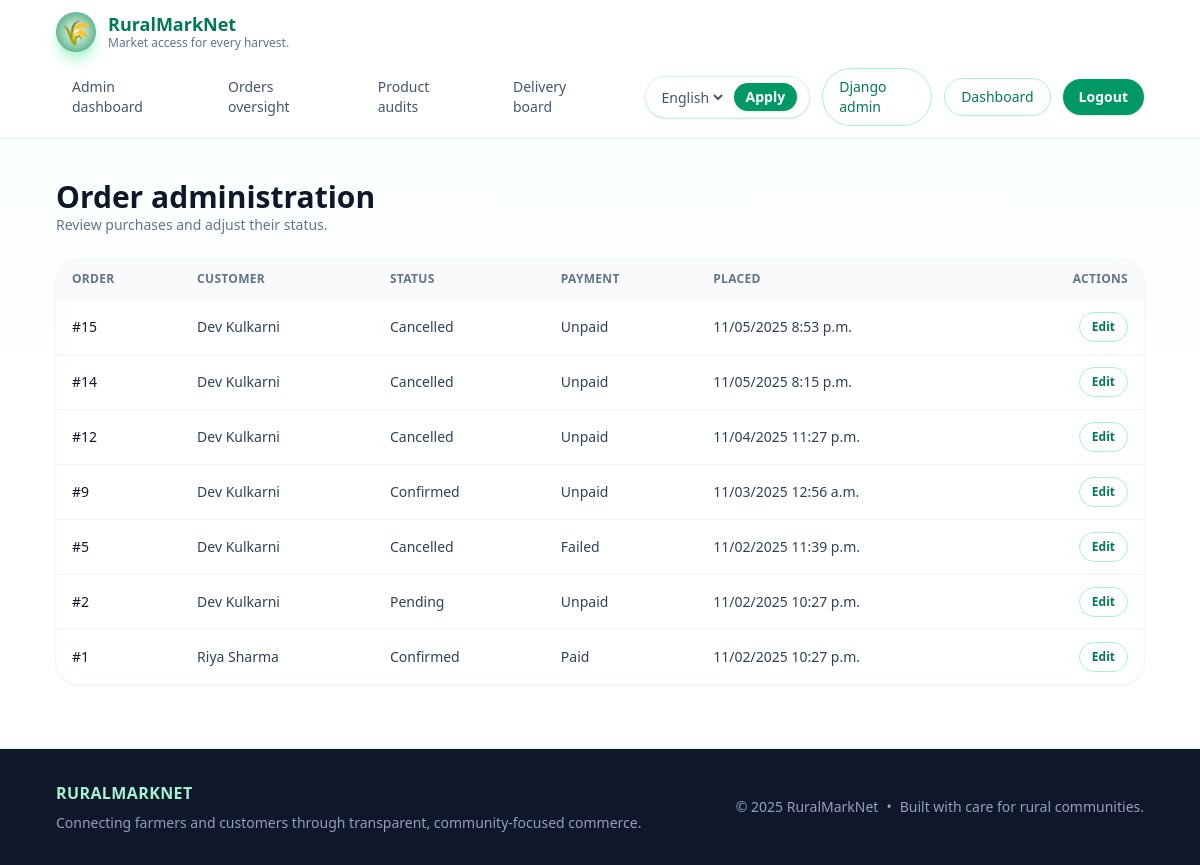
Before: /orders/admin/orders/ (signed in) with the older database file.
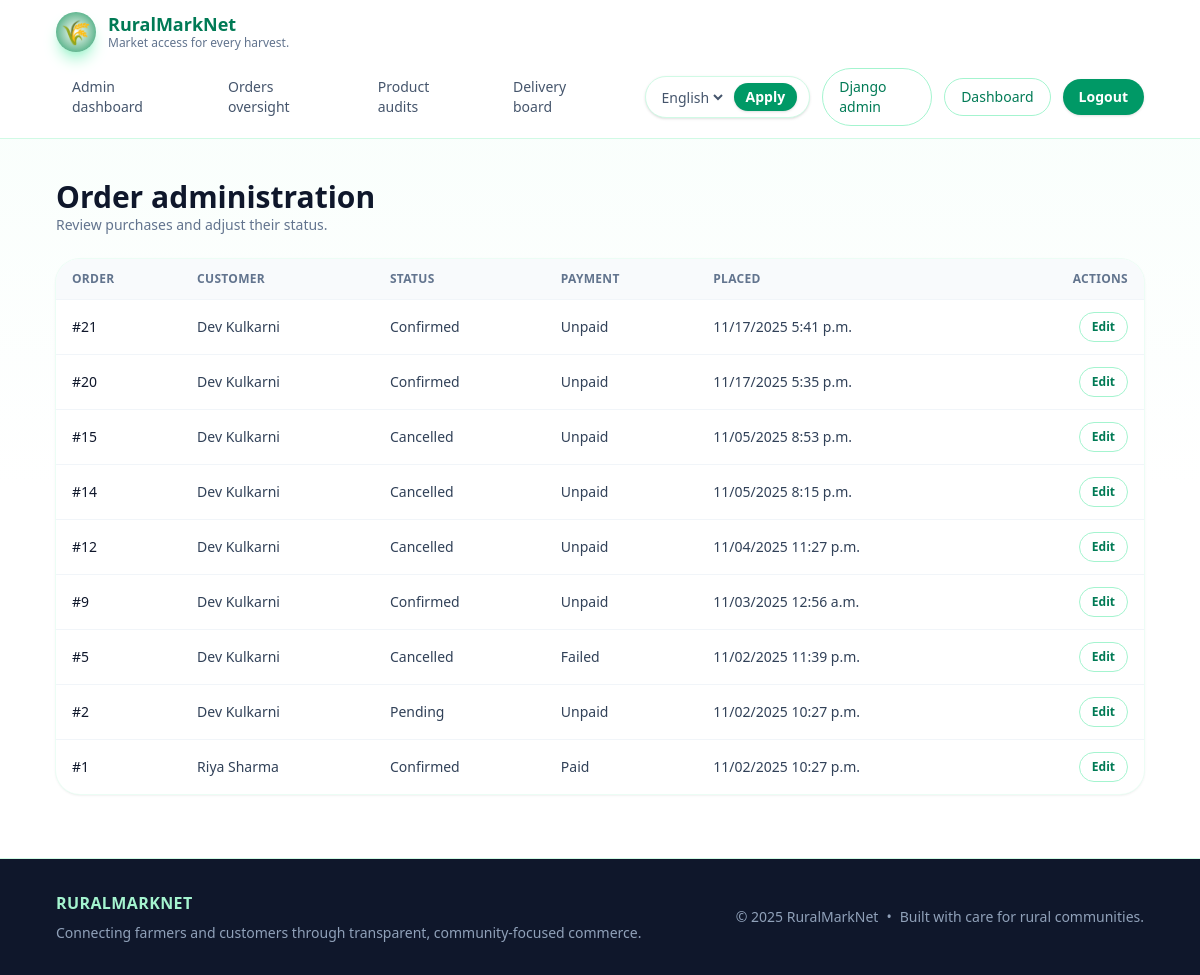
After: the same page with the newer database file.
### orders/models.py (models this page shows, shortened)
class Order(models.Model):
    class Status(models.TextChoices):
        CART = "cart", _("Cart")
        PENDING = "pending", _("Pending")
        CONFIRMED = "confirmed", _("Confirmed")
        SHIPPED = "shipped", _("Shipped")
        DELIVERED = "delivered", _("Delivered")
        CANCELLED = "cancelled", _("Cancelled")
    class PaymentStatus(models.TextChoices):
        UNPAID = "unpaid", _("Unpaid")
        PAID = "paid", _("Paid")
        REFUNDED = "refunded", _("Refunded")
        FAILED = "failed", _("Failed")
    customer = models.ForeignKey(
        settings.AUTH_USER_MODEL,
        on_delete=models.CASCADE,
        related_name="orders",
    )
    status = models.CharField(
        max_length=20, choices=Status.choices, default=Status.CART
    )
    payment_status = models.CharField(
        max_length=20, choices=PaymentStatus.choices, default=PaymentStatus.UNPAID
    )
    total_amount = models.DecimalField(max_digits=10, decimal_places=2, default=0)
    delivery_address = models.TextField(blank=True)
    scheduled_date = models.DateField(null=True, blank=True)
    scheduled_window = models.CharField(max_length=50, blank=True)
    notes = models.TextField(blank=True)
    created_at = models.DateTimeField(auto_now_add=True)
    updated_at = models.DateTimeField(auto_now=True)
    class Meta:
        ordering = ["-created_at"]

### accounts/models.py (models this page shows, shortened)
class User(AbstractUser):
    class Roles(models.TextChoices):
        FARMER = "farmer", _("Farmer")
        CUSTOMER = "customer", _("Customer")
        ADMIN = "admin", _("Administrator")
    PREFERRED_LANGUAGE_CHOICES = (
        ("en", _("English")),
        ("hi", _("Hindi")),
        ("mr", _("Marathi")),
    )
    role = models.CharField(
        max_length=20,
        choices=Roles.choices,
        default=Roles.CUSTOMER,
        help_text=_("Determines the level of access within the platform."),
    )
    phone_number = models.CharField(
        max_length=20,
        blank=True,
        help_text=_("Optional contact number for delivery coordination."),
    )
    preferred_language = models.CharField(
        max_length=8,
        choices=PREFERRED_LANGUAGE_CHOICES,
        default="en",
        help_text=_("Preferred language for the interface."),
    )
    address = models.TextField(blank=True)
    accepted_payment_methods = models.JSONField(
        default=None,
        blank=True,
        null=True,
        help_text=_("Payment method codes this farmer chooses to accept."),
    )
    email_verified = models.BooleanField(
        default=False,
        help_text=_("Indicates whether the user has confirmed their email address."),
    )

### orders/views.py (the view)
# urls.py: path("admin/orders/", AdminOrderListView.as_view(), name="admin-list"),
class AdminOrderListView(AdminRequiredMixin, ListView):
    template_name = "orders/admin_order_list.html"
    context_object_name = "orders"
    paginate_by = 25
    def get_queryset(self):  # type: ignore[override]
        return (
            Order.objects.exclude(status=Order.Status.CART)
            .select_related("customer")
            .prefetch_related("items__product")
            .order_by("-created_at")
        )

### products/forms.py
class ProductFilterForm(forms.Form):
    search = forms.CharField(required=False, label=_("Search"))
    category = forms.ChoiceField(
        required=False,
        choices=[("", _("All categories"))] + list(Product.Categories.choices),
    )
    min_price = forms.DecimalField(required=False, min_value=0, label=_("Min price"))
    max_price = forms.DecimalField(required=False, min_value=0, label=_("Max price"))
    available = forms.BooleanField(required=False, initial=True, label=_("In stock"))

### accounts/mixins.py (called while the page is built)
    def test_func(self) -> bool:  # noqa: D401
        request = getattr(self, "request", None)
        user = getattr(request, "user", None)
        return bool(
            getattr(user, "is_authenticated", False)
            and (getattr(user, "is_staff", False) or getattr(user, "is_superuser", False))
        )

### products/context_processors.py (called while the page is built)
def product_filters(request):
    return {
        "product_filter_form": ProductFilterForm(request.GET or None),
        "product_categories": Product.Categories.choices,
    }

### orders/templates/orders/admin_order_list.html (shortened to what this page needs)
{% extends "base.html" %}
{% load i18n %}
{% block content %}
<section class="space-y-6">
    <header class="flex flex-col gap-2 md:flex-row md:items-center md:justify-between">
        <div>
            <h1 class="text-3xl font-semibold text-slate-900">{% trans "Order administration" %}</h1>
            <p class="text-sm text-slate-500">{% trans "Review purchases and adjust their status." %}</p>
        </div>
    </header>
    <div class="overflow-hidden rounded-3xl bg-white shadow-sm ring-1 ring-emerald-50">
        <table class="min-w-full divide-y divide-slate-100 text-left text-sm text-slate-700">
            <thead class="bg-slate-50 text-xs font-semibold uppercase tracking-wide text-slate-500">
                <tr>
                    <th class="px-4 py-3">{% trans "Order" %}</th>
                    <th class="px-4 py-3">{% trans "Customer" %}</th>
                    <th class="px-4 py-3">{% trans "Status" %}</th>
                    <th class="px-4 py-3">{% trans "Payment" %}</th>
                    <th class="px-4 py-3">{% trans "Placed" %}</th>
                    <th class="px-4 py-3 text-right">{% trans "Actions" %}</th>
                </tr>
            </thead>
            <tbody class="divide-y divide-slate-100">
                {% for order in orders %}
                    <tr class="hover:bg-emerald-50/40">
                        <td class="px-4 py-3 font-medium text-slate-900">#{{ order.pk }}</td>
                        <td class="px-4 py-3">
                            {{ order.customer.get_full_name|default:order.customer.username }}
                        </td>
                        <td class="px-4 py-3">
                            {{ order.get_status_display }}
                        </td>
                        <td class="px-4 py-3">
                            {{ order.get_payment_status_display }}
                        </td>
                        <td class="px-4 py-3">
                            {{ order.created_at|date:"SHORT_DATETIME_FORMAT" }}
                        </td>
                        <td class="px-4 py-3 text-right">
                            <a href="{% url 'portal-admin:orders-update' order.pk %}" class="inline-flex items-center gap-2 rounded-full border border-emerald-200 px-3 py-1.5 text-xs font-semibold text-emerald-700 transition hover:border-emerald-300 hover:bg-emerald-50">{% trans "Edit" %}</a>
                        </td>
                    </tr>
                {% empty %}
                    <tr>
                        <td colspan="6" class="px-4 py-10 text-center text-sm text-slate-500">{% trans "No orders found." %}</td>
                    </tr>
                {% endfor %}
            </tbody>
        </table>
    </div>
</section>
{% endblock %}

Changed rows visible on the page:
added Order: pk "21", customer.get_full_name "Dev Kulkarni", status "Confirmed", payment_status "Unpaid", created_at "11/17/2025 5:41 p.m."
added Order: pk "20", customer.get_full_name "Dev Kulkarni", status "Confirmed", payment_status "Unpaid", created_at "11/17/2025 5:35 p.m."
